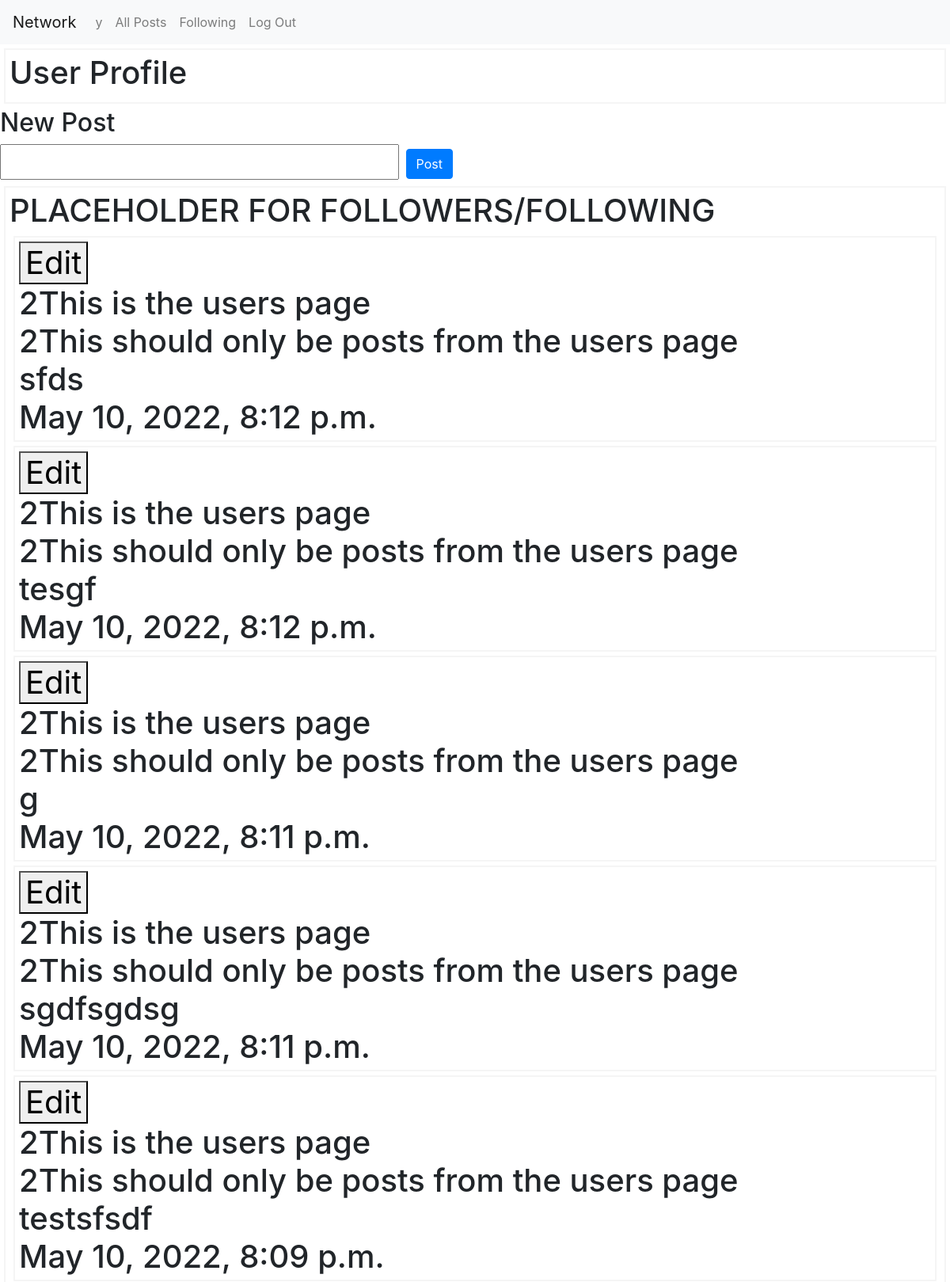
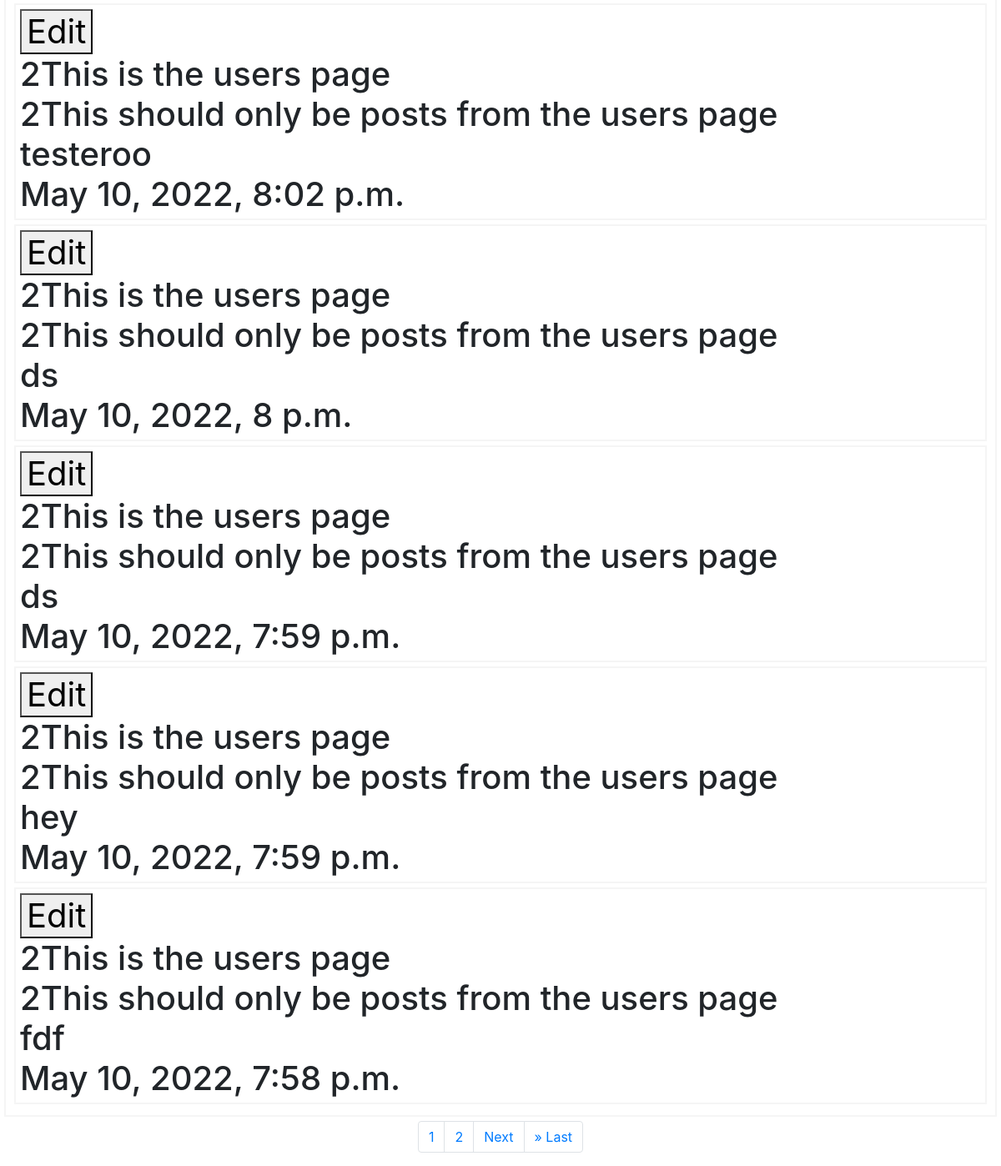
The app's page /user/2 (signed in) with its own data (2 pictures, top to bottom).
### network/models.py (models this page shows)
class User(AbstractUser):
    pass

class Posts(models.Model):
    content = models.TextField(max_length=280)
    user = models.ForeignKey(
        "User", on_delete=models.CASCADE, related_name="Posts")
    timestamp = models.DateTimeField(auto_now_add=True)

### network/views.py (the view)
# urls.py: path("user/<int:user>", views.user_details, name="user_details")
def user_details(request, user):
    users_page = user
    page = request.GET.get('page')
    all_posts = Posts.objects.filter(
        user=user).order_by('-timestamp')
    all_posts = Paginator(all_posts, 10)
    posts = all_posts.get_page(page)
    return render(request, "network/user.html", {
        'posts': posts,
        "users_page": users_page})
    page_number = "test"
    return HttpResponse(user)

### network/templates/network/user.html (shortened to what this page needs)
{% extends "network/layout.html" %}
{% load static %}
{% block body %}
<div class="user-posts" id="user-profile-title">
    <h1> User Profile <h1>
</div>
<div id='new-post-form'>
    <h2> New Post <h2>
            <form id="post-form" action="{% url 'create' %}" method="POST">
                <input id="form-input" name='form_input'>
                <input id='submit-button' type="submit" class="btn btn-primary" value="Post" />
            </form>
</div>
<div class="user-posts" id="user-profile">
    <h1> PLACEHOLDER FOR FOLLOWERS/FOLLOWING <h1>
            {% for post in posts%}
            <div class='user-posts' id='{{post.id}}'>
                {% if users_page == request.user.id%}
                <button data-update="update-{{post.id}}" type="button">Edit</button><br>
                {%endif%}
                {{users_page}}This is the users page<br>
                {{post.user.id}}This should only be posts from the users page<br>
                {{post.content}}<br>
                {{post.timestamp}}<br>
            </div>
            {% endfor %}
</div>
<nav aria-label="..." class="user-post-paginator">
    <ul class="pagination justify-content-center">
        {% for i in posts.paginator.page_range%}
        <li class="page-item"><a class="page-link" href="?page={{i}}">{{i}}</a></li>
        {%endfor%}
        {% if posts.has_next %}
        <li class="page-item"><a class="page-link" href="?page={{posts.next_page_number}}">Next</a></li>
        <li class="page-item"><a class="page-link" href="?page={{posts.paginator.num_pages}}">&raquo; Last</a></li>
        {% endif %}
    </ul>
</nav>
{% endblock %}

### network/templates/network/layout.html (shortened to what this page needs)
{% load static %}
<!DOCTYPE html>
<html lang="en">
<head>
    <link rel="stylesheet" href="https://stackpath.bootstrapcdn.com/bootstrap/4.4.1/css/bootstrap.min.css"
>
    <link href="{% static 'network/styles.css' %}" rel="stylesheet">
</head>
<body>
    <nav class="navbar navbar-expand-lg navbar-light bg-light">
        <a id="network" class="navbar-brand" href="#">Network</a>
        <div>
            <ul class="navbar-nav mr-auto">
                {% if user.is_authenticated %}
                <li class="nav-item">
                    <a id="Username" class="nav-link"
                        href="{% url 'user_details' request.user.id %}">{{ user.username }}</a>
                </li>
                {% endif %}
                <li class="nav-item">
                    <a id="All-posts" class="nav-link" href="{% url 'index' %}">All Posts</a>
                </li>
                {% if user.is_authenticated %}
                <li class="nav-item">
                    <a id="Following" class="nav-link" href="#">Following</a>
                </li>
                <li class="nav-item">
                    <a class="nav-link" href="{% url 'logout' %}">Log Out</a>
                </li>
                {% endif %}
            </ul>
        </div>
    </nav>
    <div class="body">
        {% block body %}
        {% endblock %}
    </div>
</body>
</html>

### network/static/network/styles.css (style rules this page uses)
.user-posts { border: 2px solid whitesmoke; padding: 5px; margin: 5px; display: block; }

### records on screen
User: username "y"
Posts: user "2", user.id "2", content "sfds", timestamp "May 10, 2022, 8:12 p.m."
Posts: user "2", user.id "2", content "tesgf", timestamp "May 10, 2022, 8:12 p.m."
Posts: user "2", user.id "2", content "g", timestamp "May 10, 2022, 8:11 p.m."
Posts: user "2", user.id "2", content "sgdfsgdsg", timestamp "May 10, 2022, 8:11 p.m."
Posts: user "2", user.id "2", content "testsfsdf", timestamp "May 10, 2022, 8:09 p.m."
Posts: user "2", user.id "2", content "testeroo", timestamp "May 10, 2022, 8:02 p.m."
Posts: user "2", user.id "2", content "ds", timestamp "May 10, 2022, 8 p.m."
Posts: user "2", user.id "2", content "ds", timestamp "May 10, 2022, 7:59 p.m."
Posts: user "2", user.id "2", content "hey", timestamp "May 10, 2022, 7:59 p.m."
Posts: user "2", user.id "2", content "fdf", timestamp "May 10, 2022, 7:58 p.m."

### other values on screen
{{ i }} "1" "2"
